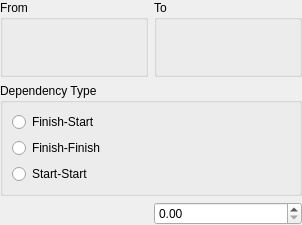
<?xml version="1.0" encoding="UTF-8"?>
<ui version="4.0">
 <author>Dag Andersen &lt;dag.andersen@kdemail.net&gt;</author>
 <class>KPlato::RelationPanel</class>
 <widget class="QWidget" name="KPlato::RelationPanel">
  <property name="enabled">
   <bool>true</bool>
  </property>
  <property name="geometry">
   <rect>
    <x>0</x>
    <y>0</y>
    <width>302</width>
    <height>225</height>
   </rect>
  </property>
  <property name="sizePolicy">
   <sizepolicy hsizetype="Preferred" vsizetype="Preferred">
    <horstretch>0</horstretch>
    <verstretch>0</verstretch>
   </sizepolicy>
  </property>
  <property name="minimumSize">
   <size>
    <width>0</width>
    <height>0</height>
   </size>
  </property>
  <layout class="QVBoxLayout">
   <property name="margin">
    <number>0</number>
   </property>
   <item>
    <layout class="QHBoxLayout">
     <property name="margin">
      <number>0</number>
     </property>
     <item>
      <widget class="QGroupBox" name="groupBox">
       <property name="title">
        <string>From</string>
       </property>
       <layout class="QHBoxLayout">
        <item>
         <widget class="QLabel" name="fromName">
          <property name="text">
           <string/>
          </property>
          <property name="alignment">
           <set>Qt::AlignLeading|Qt::AlignLeft|Qt::AlignTop</set>
          </property>
          <property name="wordWrap">
           <bool>true</bool>
          </property>
         </widget>
        </item>
       </layout>
      </widget>
     </item>
     <item>
      <widget class="QGroupBox" name="groupBox_2">
       <property name="title">
        <string>To</string>
       </property>
       <layout class="QHBoxLayout">
        <item>
         <widget class="QLabel" name="toName">
          <property name="text">
           <string/>
          </property>
          <property name="alignment">
           <set>Qt::AlignLeading|Qt::AlignLeft|Qt::AlignTop</set>
          </property>
          <property name="wordWrap">
           <bool>true</bool>
          </property>
         </widget>
        </item>
       </layout>
      </widget>
     </item>
    </layout>
   </item>
   <item>
    <widget class="QGroupBox" name="relationType">
     <property name="title">
      <string>Dependency Type</string>
     </property>
     <layout class="QVBoxLayout">
      <item>
       <widget class="QRadioButton" name="bFinishStart">
        <property name="text">
         <string>Finish-Start</string>
        </property>
       </widget>
      </item>
      <item>
       <widget class="QRadioButton" name="bFinishFinish">
        <property name="text">
         <string>Finish-Finish</string>
        </property>
       </widget>
      </item>
      <item>
       <widget class="QRadioButton" name="bStartStart">
        <property name="text">
         <string>Start-Start</string>
        </property>
       </widget>
      </item>
     </layout>
    </widget>
   </item>
   <item>
    <layout class="QHBoxLayout">
     <item>
      <widget class="QLabel" name="lagLabel">
       <property name="text">
        <string/>
       </property>
       <property name="alignment">
        <set>Qt::AlignLeading|Qt::AlignLeft|Qt::AlignVCenter</set>
       </property>
       <property name="wordWrap">
        <bool>true</bool>
       </property>
       <property name="buddy">
        <cstring>lag</cstring>
       </property>
      </widget>
     </item>
     <item>
      <widget class="DurationSpinBox" name="lag"/>
     </item>
    </layout>
   </item>
  </layout>
 </widget>
 <customwidgets>
  <customwidget>
   <class>DurationSpinBox</class>
   <extends>QDoubleSpinBox</extends>
   <header>kptdurationspinbox.h</header>
  </customwidget>
 </customwidgets>
 <resources/>
 <connections/>
</ui>
